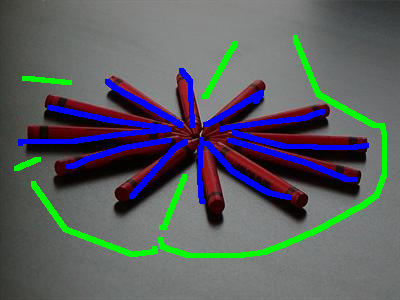
%> input picture programs/test/to LWW/非交互式/scribbles/0_0_284.bmp, 400 x 300 px, given in place of 0_0_284.jpg, which was not available
$ octave test.m   (GNU Octave 9; MATLAB toolbox functions it lacks are replaced by stand-ins)
%> lines starting %> are read from the running program, lines starting %| are printed output that depends on the picture; in (x1, y1, x2, y2) boxes, pixels count from 0 and x2, y2 are one past the last pixel; in counts of white or black regions, pixels touching at a corner belong together; the program's own positions count from 1; pictures that were not available may be replaced by others from this repository, and a replacement may not be noted
### programs/test/to LWW/非交互式/my_makeGMMmutil.m
function w= my_makeGMMmutil(A, ncenters)
%w为nrow, ncol, K的矩阵，输出所有像素点的密度
%
%A 为图像,
%ncenters为每个GMM的高斯分支数
% only_name='0_0_284';% 'baboon4';
%
% img_name = ['./imgs/' only_name '.jpg'];
%
% A = imread(img_name);
% ncenters=3;
%

[nrow,ncol,nbvar]=size(A);

Ainitial=A;

imagedata=double(A);
data=reshape(imagedata(),[],nbvar);
data=data.';


w=zeros(nrow,ncol,ncenters);


A = reshape(A, [], 3)';
A = A;+0.00001*randn(size(A));


n = size(A,2);
stabF = 0.01;

%K-means


    [Unaries, Mu, Sigma] = EM_init_kmeans(data, ncenters);
    [unarypotF, muF, sigmaF] = EM(Ainitial,Unaries, Mu, Sigma);


    myresult=zeros(length(A),ncenters);%存储样本的密度

    for i=1:ncenters
    myresult(:,i)= unarypotF(i).*gaussPDF(A,muF(:,i),sigmaF(:,:,i));%该结果为nrow*ncol行 1列的myresult(:,i)+
    gauss_result(:,i)=sum(myresult,2);%nrow*ncol行 1列的

end%myresult 的维数为nrow*ncol行 1列的 ncenters的


w(:,:,ncenters)=reshape(gauss_result(:,ncenters),nrow,ncol);%结果

%显示结果
%figure
% subplot(2,1,1); imshow(w(:,:,k));
% subplot(2,1,1);imshow(data_w(:,:,k));

%拉伸尺度，并显示结果
figure
subplot(2,1,1); imshow(w(:,:,ncenters).*255) ;
title(['第',num2str(ncenters),'种GMM模型下整个图像的密度*255']);
%subplot(2,1,2); imshow(data_w(:,:,k).*255);title(['第',num2str(k),'种颜色的用户涂鸦点的密度*255']);

%清0操作

myresult=zeros(size(myresult));
%X_PDF=zeros(nrow*ncol,1);

% %检查结果
% size(find(data_w(:,:,k)>0))


%保存相关的数据
     currentpath=pwd;
     storageName =[pwd '\results\'];
    save ([storageName 'image_PDF'], 'w')
  %  save ([storageName 'data_PDF'] , 'data_w');
end

### programs/test/to LWW/非交互式/EM_init_kmeans.m
function [Priors, Mu, Sigma] = EM_init_kmeans(Data, nbStates)
%
% This function initializes the parameters of a Gaussian Mixture Model
% (GMM) by using k-means clustering algorithm.
%
% Author:	Sylvain Calinon, 2009
%			http://programming-by-demonstration.org
%
% Inputs -----------------------------------------------------------------
%   o Data:     D x N array representing N datapoints of D dimensions.
%   o nbStates: Number K of GMM components.
% Outputs ----------------------------------------------------------------
%   o Priors:   1 x K array representing the prior probabilities of the
%               K GMM components.
%   o Mu:       D x K array representing the centers of the K GMM components.
%   o Sigma:    D x D x K array representing the covariance matrices of the
%               K GMM components.
% Comments ---------------------------------------------------------------
%   o This function uses the 'kmeans' function from the MATLAB Statistics
%     toolbox. If you are using a version of the 'netlab' toolbox that also
%     uses a function named 'kmeans', please rename the netlab function to
%     'kmeans_netlab.m' to avoid conflicts.

[nbVar, nbData] = size(Data);
% [14 lines of commented-out code are left out]
[Data_id, Centers] = kmeans(Data', nbStates,'emptyaction','singleton'); %,'start',initCenters
Mu = Centers';
for i=1:nbStates
  idtmp = find(Data_id==i);
  Priors(i) = length(idtmp);
  Sigma(:,:,i) = cov([Data(:,idtmp) Data(:,idtmp)]');
  %Add a tiny variance to avoid numerical instability
  Sigma(:,:,i) = Sigma(:,:,i) + 1E-5.*diag(ones(nbVar,1));
end
Priors = Priors ./ sum(Priors);

### programs/test/to LWW/非交互式/EM.m
function [Priors, Mu, Sigma, Pix] = EM(A, Priors0, Mu0, Sigma0)
%
% Expectation-Maximization estimation of GMM parameters.
% This source code is the implementation of the algorithms described in
% Section 2.6.1, p.47 of the book "Robot Programming by Demonstration: A
% Probabilistic Approach".
%
% Author:	Sylvain Calinon, 2009
%			http://programming-by-demonstration.org
%
% This function learns the parameters of a Gaussian Mixture Model
% (GMM) using a recursive Expectation-Maximization (EM) algorithm, starting
% from an initial estimation of the parameters.
%
%
% Inputs -----------------------------------------------------------------
%A:原图
%o Data:    D x N array representing N datapoints of D dimensions.
%   o Priors0: 1 x K array representing the initial prior probabilities
%              of the K GMM components.
%   o Mu0:     D x K array representing the initial centers of the K GMM
%              components.
%   o Sigma0:  D x D x K array representing the initial covariance matrices
%              of the K GMM components.
% Outputs ----------------------------------------------------------------
%   o Priors:  1 x K array representing the prior probabilities of the K GMM
%              components.
%   o Mu:      D x K array representing the centers of the K GMM components.
%   o Sigma:   D x D x K array representing the covariance matrices of the
%              K GMM components.
%
% This source code is given for free! However, I would be grateful if you refer
% to the book (or corresponding article) in any academic publication that uses
% this code or part of it. Here are the corresponding BibTex references:
%
% @book{Calinon09book,
%   author="S. Calinon",
%   title="Robot Programming by Demonstration: A Probabilistic Approach",
%   publisher="EPFL/CRC Press",
%   year="2009",
%   note="EPFL Press ISBN 978-2-940222-31-5, CRC Press ISBN 978-1-4398-0867-2"
% }
%
% @article{Calinon07,
%   title="On Learning, Representing and Generalizing a Task in a Humanoid Robot",
%   author="S. Calinon and F. Guenter and A. Billard",
%   journal="IEEE Transactions on Systems, Man and Cybernetics, Part B",
%   year="2007",
%   volume="37",
%   number="2",
%   pages="286--298",
% }


%% Criterion to stop the EM iterative update
loglik_threshold = 1e-10;

%% Initialization of the parameters
[nrow,ncol,nbVar]=size(A)
nbData=nrow*ncol;
imagedata=double(A);
Data=reshape(imagedata(),[],nbVar);
Data=Data.';
%[nbVar, nbData] = size(Data);
nbStates = size(Sigma0,3);
loglik_old = -realmax;
nbStep = 0;

iteration_outer=1;
numIteration_outer=12;
epsilon=0.05;
gamma=1;
beta=1;
timestep=0.01

Mu = Mu0;
Sigma = Sigma0;
Priors = Priors0

%% EM fast matrix computation (see the commented code for a version
%% involving one-by-one computation, which is easier to understand)
while iteration_outer<=numIteration_outer
  %% E-step %%%%%%%%%%%%%%%%%%%%%%%%%%%%%%%%
  for i=1:nbStates
    %Compute probability p(x|i)
    Pxi(:,i) = gaussPDF(Data, Mu(:,i), Sigma(:,:,i));
  end
  %Compute posterior probability p(i|x)
  Pix_tmp = repmat(Priors,[nbData 1]).*Pxi;
  Pix = Pix_tmp ./ repmat(sum(Pix_tmp,2),[1 nbStates]);
  %Compute cumulated posterior probability
  E = sum(Pix);
  %% M-step %%%%%%%%%%%%%%%%%%%%%%%%%%%%%%%%
  for i=1:nbStates
    %Update the priors
   % Priors(i) = E(i) / nbData;
    %Update the centers
    Mu(:,i) = Data*Pix(:,i) / E(i);
    %Update the covariance matrices
    Data_tmp1 = Data - repmat(Mu(:,i),1,nbData);
    Sigma(:,:,i) = (repmat(Pix(:,i)',nbVar, 1) .* Data_tmp1*Data_tmp1') / E(i);

    % [6 lines of commented-out code are left out]

    %% Add a tiny variance to avoid numerical instability
    Sigma(:,:,i) = Sigma(:,:,i) + 1E-5.*diag(ones(nbVar,1));
  end

  %% 进行从GMM到ACM的通信：初始代，用式(16)：用z_k 初始化计算\phi_k
	if iteration_outer ==1
		phi = epsilon.*log(Pix(:,1)./Pix(:,1));
    end

    % 式(25)，用\phi_k 计算π_(k+1)；
			phi=reshape(phi, nrow, ncol);
			[phi_x,phi_y]=gradient(phi);
			sqrtOfPhi=sqrt(phi_x.^2 + phi_y.^2);
			smallNumber=1e-10;
			nx=phi_x./(sqrtOfPhi+smallNumber); % add a small positive number to avoid division by zero
			ny=phi_y./(sqrtOfPhi+smallNumber);
			[nxx,~]=gradient(nx);
			[~,nyy]=gradient(ny);
			curvature=nxx+nyy;
			curvature=reshape(curvature,[],1);
			phi = reshape(phi, [],1);
			Pi_vis(:,1)=1./(1+exp(gamma-beta.*curvature-phi./epsilon));
			Pi_vis(:,2)=1-Pi_vis(:,1);
			Pi(1)=mean(Pi_vis(:,1));
			Pi(2)=1-Pi(1);


	%% 进行从GMM到ACM的通信：此时之前已经初始化过 \phi_0，则用式(20)：用\phi_k 、p_k 、z_k 计算并更新\phi_(k+1)；
	phi=reshape(phi, nrow, ncol);	% reshape \phi
	phi=NeumannBoundCond(phi);
	[phi_x,phi_y]=gradient(phi);
	sqrtOfPhi=sqrt(phi_x.^2 + phi_y.^2);
	smallNumber=1e-10;
	nx=phi_x./(sqrtOfPhi+smallNumber); % add a small positive number to avoid division by zero
	ny=phi_y./(sqrtOfPhi+smallNumber);
	[nxx,~]=gradient(nx);
	[~,nyy]=gradient(ny);
	curvature=nxx+nyy;
	curvature=reshape(curvature,[],1);	% reshape curvature
	phi =reshape(phi, [],1);	% reshape \phi
	DeltaPhi=1./epsilon*Pix(:,1).*Pix(:,2).*(log(Pxi(:,1)./Pxi(:,2)) + beta.*curvature - gamma);
	% update \phi .
	phi=phi + timestep.*DeltaPhi;
	iteration_outer = iteration_outer+1;

%     %% 生成\phi 分割得到的二值图数据
% 	bwData=zeros(nbData,1);
% 	bwData(phi>=0)=1;


  %% Stopping criterion %%%%%%%%%%%%%%%%%%%%
  for i=1:nbStates
    %Compute the new probability p(x|i)
    Pxi(:,i) = gaussPDF(Data, Mu(:,i), Sigma(:,:,i));
  end
  %Compute the log likelihood
  F = Pxi*Priors';
  F(find(F<realmin)) = realmin;
  loglik = mean(log(F));
  %Stop the process depending on the increase of the log likelihood
%   if abs((loglik/loglik_old)-1) < loglik_threshold
%     break;
%   end
  loglik_old = loglik;
  nbStep = nbStep+1;
end

iteration_outer

% %% 保存最终分割二值图
% bwData=reshape(bwData, nrow, ncol);
% imwrite(bwData, filepath_bwImage,'bmp');
% disp(['已保存最终分割二值图 'filename_bwImage]);


%% Add a tiny variance to avoid numerical instability
for i=1:nbStates
  Sigma(:,:,i) = Sigma(:,:,i) + 1E-5.*diag(ones(nbVar,1));
end
end

function g = NeumannBoundCond(f)
% Make a function satisfy Neumann boundary condition
[nrow,ncol] = size(f);
g = f;
g([1 nrow],[1 ncol]) = g([3 nrow-2],[3 ncol-2]);
g([1 nrow],2:end-1) = g([3 nrow-2],2:end-1);
g(2:end-1,[1 ncol]) = g(2:end-1,[3 ncol-2]);
end

### programs/test/to LWW/非交互式/gaussPDF.m
function prob = gaussPDF(Data, Mu, Sigma)
%
% This function computes the Probability Density Function (PDF) of a
% multivariate Gaussian represented by means and covariance matrix.
%
% Author:	Sylvain Calinon, 2009
%			http://programming-by-demonstration.org
%
% Inputs -----------------------------------------------------------------
%   o Data:  D x N array representing N datapoints of D dimensions.
%   o Mu:    D x K array representing the centers of the K GMM components.
%   o Sigma: D x D x 1 array representing the covariance matrices of the
%            1 GMM components.
% Outputs ----------------------------------------------------------------
%   o prob:  1 x N array representing the probabilities for the
%            N datapoints.

[nbVar,nbData] = size(Data);

Data = Data' - repmat(Mu',nbData,1);
prob = sum((Data*inv(Sigma)).*Data, 2);
prob = exp(-0.5*prob) / sqrt((2*pi)^nbVar * (abs(det(Sigma))+realmin));

### programs/test/to LWW/非交互式/test.m
clear ;

close all;

clc;


%% parameters

only_name='0_0_284';% 'baboon4';

img_name = ['./imgs/' only_name '.jpg'];


scale = 1.0;        % image resize

lambda = 2e-10;     % parameter for unitary

%reset(RandStream.getGlobalStream); % fix the random seed for initalization of GMM


saveProb = 0; % 1: save the probability image


%% main routine

img = imread(img_name);
%> img is the input picture: size 300x400x3 uint8; mean R, G, B 89.4, 93.7, 98
img = imresize(img,scale);
[row,col,var]=size(img);
%> row = 300; col = 400; var = 3

% thresh=graythresh(img);
% img=im2bw(img,thresh);
ncenters=2;%设定每个GMM的高斯分支数，该数目对结果影响很大，对于藏羚羊图片，设定为4所得的结果最好，其它设定会在图像内部出现不比必要的


%从图片中读取涂鸦位置的信息

%[K, labels, idx] = my_seed_generation(ref_name,Scricolor,scale);


st=clock;


%w为所有像素点在所有混合高斯模型中的类条件密度；data_w为所有用户涂鸦的点分别在自己的混合高斯模型中的类条件密度
%由于GMM为连续模型的混合，计算出的密度可能很小，也可能很大

%在这里，实际计算的结果均非常小


w=my_makeGMMmutil(double(img),ncenters);
%> in EM_init_kmeans, `[Data_id, Centers] = kmeans(Data', nbStates,'emptyaction','singleton')..`: Centers = [95.1 99.69 88.01; 0 0 255]
%> in EM_init_kmeans, `Mu = Centers';`: Mu = [95.1 0; 99.69 0; 88.01 255]
%> after the loop in EM_init_kmeans, `for i=1:nbStates`: Priors = [112813 7187]
%> in EM_init_kmeans, `Priors = Priors ./ sum(Priors);`: Priors = [0.94 0.0599]
%> in my_makeGMMmutil, `[Unaries, Mu, Sigma] = EM_init_kmeans(data, ncenters);`: Mu = [95.1 0; 99.69 0; 88.01 255]
%> after the loop in EM, `while iteration_outer<=numIteration_outer`: Pi = [NaN NaN]; iteration_outer = 13; nbStep = 12
%> in EM, `iteration_outer`: iteration_outer = 13
%> in my_makeGMMmutil, `[unarypotF, muF, sigmaF] = EM(Ainitial,Unaries, Mu, Sigma);`: unarypotF = [0.94 0.0599]; muF = [95.1 0; 99.69 0; 88.01 255]
%> in my_makeGMMmutil, `imshow(w(:,:,ncenters).*255)`:
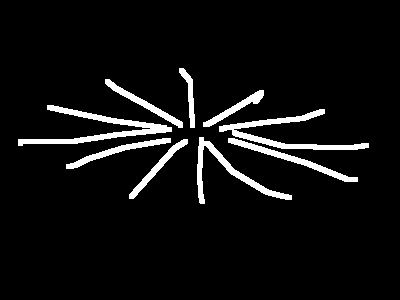
%> displayed picture: size 300x400, on the screen's scale of 0 to 255; 6% white; 9 white regions, largest, box (x1, y1, x2, y2) and area: (18, 105, 172, 146) 1478, (219, 109, 369, 150) 1356, (197, 137, 292, 204) 1014

fprintf('it took %.2f second\n',etime(clock,st));


nlogpxf=log(w(:,:,1));%-log变换，将密度放大，不需要加扰动？因为一个点的密度不为0，log以后不会inf
%> nlogpxf: size 300x400 double; every value is NaN or infinite

nlogpxb=log(w(:,:,2));%-log变换，将密度放大
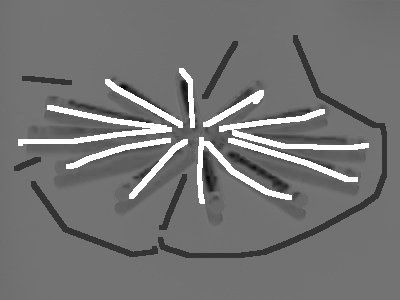
%> nlogpxb: size 300x400 double; min -33.54, max 10.66, mean -13.35; drawn with min black and max white


% [17 lines of commented-out code are left out]

subplot(2,1,2);
%thresh=graythresh(nlogpxb);
%I2=im2bw(nlogpxb,thresh);
imagesc(nlogpxb);
colormap(gray);
title('变换尺度以后的背景类条件密度：pbx');

$ run again, with programs/test/to LWW/非交互式/scribbles/41004.bmp copied over programs/test/to LWW/非交互式/scribbles/0_0_284.bmp
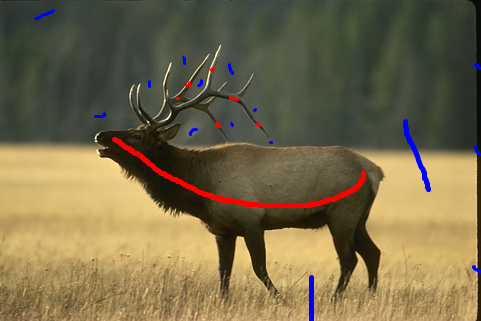
%> input picture programs/test/to LWW/非交互式/scribbles/41004.bmp, 481 x 321 px, given in place of 0_0_284.jpg, which was not available
%> img is the input picture: size 321x481x3 uint8; mean R, G, B 118.3, 106.3, 74.3
%> Centers = [69.88 68.2 54.01; 200.1 170.5 108.4]
%> in EM_init_kmeans, `Mu = Centers';`: Mu = [69.88 200.1; 68.2 170.5; 54.01 108.4]
%> after the loop in EM_init_kmeans, `for i=1:nbStates`: Priors = [96947 57454]
%> in EM_init_kmeans, `Priors = Priors ./ sum(Priors);`: Priors = [0.628 0.372]
%> in my_makeGMMmutil, `[Unaries, Mu, Sigma] = EM_init_kmeans(data, ncenters);`: Mu = [69.88 200.1; 68.2 170.5; 54.01 108.4]
%> the loop in EM, `while iteration_outer<=numIteration_outer` made 12 passes
%> E on passes 1 to 8: [95660 58741], [95766.4 58634.6], [95913.8 58487.2], [95985.1 58415.9], [96015.8 58385.2], [96028.5 58372.5], [96033.7 58367.3], [96035.8 58365.2]
%> after the loop in EM, `while iteration_outer<=numIteration_outer`: Mu = [69.68 198.4; 68.36 168.6; 54.57 106.6]; Pi = [NaN NaN]; iteration_outer = 13; nbStep = 12
%> in EM, `iteration_outer`: iteration_outer = 13
%> unarypotF = [0.628 0.372]; muF = [69.68 198.4; 68.36 168.6; 54.57 106.6]
%> in my_makeGMMmutil, `imshow(w(:,:,ncenters).*255)`:
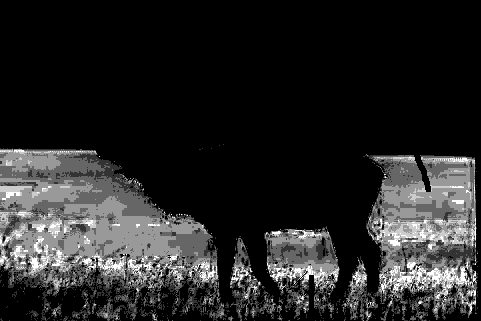
%> displayed picture: size 321x481, on the screen's scale of 0 to 255; min 0, max 5, mean 0.759; drawn with min black and max white
%> nlogpxf: size 321x481 double; every value is NaN or infinite
%> `nlogpxb=log(w(:,:,2));`:
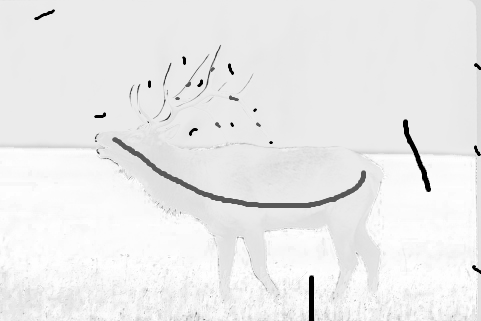
%> nlogpxb: size 321x481 double; min -59.33, max -9.41, mean -13.21; drawn with min black and max white
